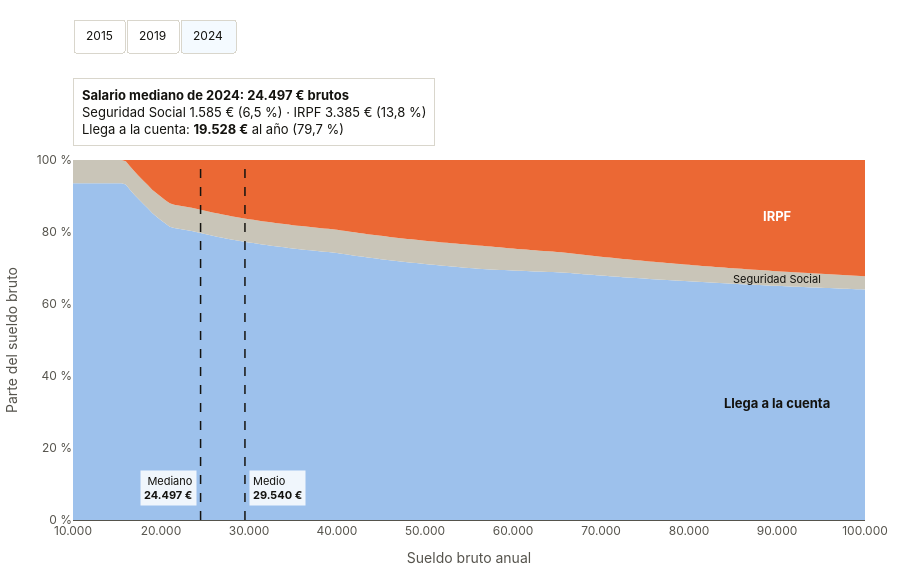

Here is the notebook cell this chart was saved with:
### Markdown cell above
## 3. Gráfico interactivo

- **Áreas apiladas al 100 %:** de abajo arriba, lo que llega a la cuenta (azul), la Seguridad Social (gris) y el IRPF (naranja). La altura de cada franja es el porcentaje del sueldo bruto que se lleva.
- **Líneas discontinuas:** el salario mediano y el medio del año elegido.
- **Recuadro de arriba:** el reparto de la nómina del salario mediano de ese año.
- **Botones:** cambian de año.

### Code cell
fig = go.Figure()
capas, notas, lineas = {}, {}, {}

for y in AÑOS:
    d = curva[curva.anio == y]
    ids = []
    for c in ("neto", "ss", "irpf"):
        texto = [f"{NOMBRE[c]}: <b>{euros(v)}</b> ({pct(p)})" + (f" · tramo más alto: {t}" if c == "irpf" else "")
                 for v, p, t in zip(d[c], d[c + "_pct"], d.tramo)]
        fig.add_trace(go.Scatter(x=d.bruto, y=d[c], stackgroup="uno", groupnorm="percent", name=NOMBRE[c],
                                 mode="none", fillcolor=COLOR[c], text=texto, hovertemplate="%{text}<extra></extra>",
                                 visible=(y == AÑOS[-1]), showlegend=False))
        ids.append(len(fig.data) - 1)
    capas[y] = ids

    # Rótulos de cada franja, a la derecha
    fila = d[d.bruto == 90000].iloc[0]
    n, ss_ = fila.neto_pct, fila.ss_pct
    rotulos = [dict(x=90000, y=n / 2, text="<b>Llega a la cuenta</b>", font=dict(color=TINTA, size=13)),
               dict(x=90000, y=n + ss_ / 2, text="Seguridad Social", font=dict(color=TINTA, size=11)),
               dict(x=90000, y=n + ss_ + fila.irpf_pct / 2, text="<b>IRPF</b>", font=dict(color="white", size=13))]

    # Salario mediano y medio de ese año
    marcas, formas = [], []
    for col, etiqueta, ancla in (("mediana", "Mediano", "right"), ("media", "Medio", "left")):
        v = nac.loc[y, col]
        formas.append(dict(type="line", x0=v, x1=v, y0=0, y1=100, line=dict(color=TINTA, width=1.5, dash="dash")))
        marcas.append(dict(x=v, y=4, yanchor="bottom", xanchor=ancla, xshift=-4 if ancla == "right" else 4,
                           text=f"{etiqueta}<br><b>{euros(v)}</b>", align=ancla, showarrow=False,
                           font=dict(size=11, color=TINTA), bgcolor="rgba(255,255,255,0.85)", borderpad=3))

    # Recuadro con la nómina del salario mediano
    b = nac.loc[y, "mediana"]
    irpf, ss = mf.irpf_individual(b, y)
    neto = b - ss - irpf
    caja = dict(x=0, y=1.0, xref="paper", yref="paper", xanchor="left", yanchor="bottom", yshift=14, align="left",
                showarrow=False, bgcolor="white", bordercolor=GRIS, borderwidth=1, borderpad=8,
                font=dict(size=13, color=TINTA),
                text=(f"<b>Salario mediano de {y}: {euros(b)} brutos</b><br>"
                      f"Seguridad Social {euros(ss)} ({pct(100 * ss / b)}) · IRPF {euros(irpf)} ({pct(100 * irpf / b)})<br>"
                      f"Llega a la cuenta: <b>{euros(neto)}</b> al año ({pct(100 * neto / b)})"))
    for r in rotulos:
        r.update(showarrow=False, xanchor="center")
    notas[y] = [caja] + rotulos + marcas
    lineas[y] = formas

botones = []
for y in AÑOS:
    vis = [False] * len(fig.data)
    for i in capas[y]:
        vis[i] = True
    botones.append(dict(label=str(y), method="update",
                        args=[{"visible": vis}, {"annotations": notas[y], "shapes": lineas[y]}]))

INICIAL = AÑOS[-1]
fig.update_layout(
    annotations=notas[INICIAL], shapes=lineas[INICIAL],
    updatemenus=[dict(type="buttons", direction="right", buttons=botones, active=AÑOS.index(INICIAL),
                      x=0, y=1.30, xanchor="left", yanchor="bottom", pad=dict(r=6, t=0),
                      bgcolor="white", bordercolor=GRIS, font=dict(size=12, color=TINTA))],
    xaxis=dict(title="Sueldo bruto anual", range=[10000, 100000], tickvals=list(range(10000, 100001, 10000)),
               ticktext=[f"{v:,.0f}".replace(",", ".") for v in range(10000, 100001, 10000)], hoverformat=",.0f", ticksuffix=" €",
               showgrid=False, zeroline=False, linecolor=TINTA2, fixedrange=True),
    yaxis=dict(title="Parte del sueldo bruto", range=[0, 100], ticksuffix=" %", gridcolor="rgba(255,255,255,0.5)",
               zeroline=False, fixedrange=True),
    hovermode="x unified", hoverlabel=dict(font_size=13, bgcolor="white"),
    font=dict(family="Inter, system-ui, -apple-system, Segoe UI, sans-serif", color=TINTA2, size=12),
    paper_bgcolor="white", plot_bgcolor="white", height=580, separators=",.",
    margin=dict(l=60, r=20, t=160, b=60),
)
fig.show(config={"displaylogo": False})

### Figure 1 — Plotly figure (JSON) as saved in the notebook; plotly's stock layout.template omitted (floating-point values rounded to 4 significant figures; data arrays with more than 128 entries replaced by an {"elided": "..."} marker saying what was removed)
{"data": [{"fillcolor": "#9DC1EC", "groupnorm": "percent", "hovertemplate": "%{text}<extra></extra>", "mode": "none", "name": "Llega a la cuenta", "showlegend": false, "stackgroup": "uno", "text": {"elided": "181 str values"}, "type": "scatter", "visible": false, "x": {"elided": "181 int values"}, "y": {"elided": "181 float values"}}, {"fillcolor": "#C9C5B8", "groupnorm": "percent", "hovertemplate": "%{text}<extra></extra>", "mode": "none", "name": "Seguridad Social", "showlegend": false, "stackgroup": "uno", "text": {"elided": "181 str values"}, "type": "scatter", "visible": false, "x": {"elided": "181 int values"}, "y": {"elided": "181 float values"}}, {"fillcolor": "#EB6834", "groupnorm": "percent", "hovertemplate": "%{text}<extra></extra>", "mode": "none", "name": "IRPF", "showlegend": false, "stackgroup": "uno", "text": {"elided": "181 str values"}, "type": "scatter", "visible": false, "x": {"elided": "181 int values"}, "y": {"elided": "181 float values"}}, {"fillcolor": "#9DC1EC", "groupnorm": "percent", "hovertemplate": "%{text}<extra></extra>", "mode": "none", "name": "Llega a la cuenta", "showlegend": false, "stackgroup": "uno", "text": {"elided": "181 str values"}, "type": "scatter", "visible": false, "x": {"elided": "181 int values"}, "y": {"elided": "181 float values"}}, {"fillcolor": "#C9C5B8", "groupnorm": "percent", "hovertemplate": "%{text}<extra></extra>", "mode": "none", "name": "Seguridad Social", "showlegend": false, "stackgroup": "uno", "text": {"elided": "181 str values"}, "type": "scatter", "visible": false, "x": {"elided": "181 int values"}, "y": {"elided": "181 float values"}}, {"fillcolor": "#EB6834", "groupnorm": "percent", "hovertemplate": "%{text}<extra></extra>", "mode": "none", "name": "IRPF", "showlegend": false, "stackgroup": "uno", "text": {"elided": "181 str values"}, "type": "scatter", "visible": false, "x": {"elided": "181 int values"}, "y": {"elided": "181 float values"}}, {"fillcolor": "#9DC1EC", "groupnorm": "percent", "hovertemplate": "%{text}<extra></extra>", "mode": "none", "name": "Llega a la cuenta", "showlegend": false, "stackgroup": "uno", "text": {"elided": "181 str values"}, "type": "scatter", "visible": true, "x": {"elided": "181 int values"}, "y": {"elided": "181 float values"}}, {"fillcolor": "#C9C5B8", "groupnorm": "percent", "hovertemplate": "%{text}<extra></extra>", "mode": "none", "name": "Seguridad Social", "showlegend": false, "stackgroup": "uno", "text": {"elided": "181 str values"}, "type": "scatter", "visible": true, "x": {"elided": "181 int values"}, "y": {"elided": "181 float values"}}, {"fillcolor": "#EB6834", "groupnorm": "percent", "hovertemplate": "%{text}<extra></extra>", "mode": "none", "name": "IRPF", "showlegend": false, "stackgroup": "uno", "text": {"elided": "181 str values"}, "type": "scatter", "visible": true, "x": {"elided": "181 int values"}, "y": {"elided": "181 float values"}}], "layout": {"annotations": [{"align": "left", "bgcolor": "white", "bordercolor": "#D9D6CC", "borderpad": 8, "borderwidth": 1, "font": {"color": "#14130F", "size": 13}, "showarrow": false, "text": "<b>Salario mediano de 2024: 24.497 € brutos</b><br>Seguridad Social 1.585 € (6,5 %) · IRPF 3.385 € (13,8 %)<br>Llega a la cuenta: <b>19.528 €</b> al año (79,7 %)", "x": 0, "xanchor": "left", "xref": "paper", "y": 1.0, "yanchor": "bottom", "yref": "paper", "yshift": 14}, {"font": {"color": "#14130F", "size": 13}, "showarrow": false, "text": "<b>Llega a la cuenta</b>", "x": 90000, "xanchor": "center", "y": 32.52}, {"font": {"color": "#14130F", "size": 11}, "showarrow": false, "text": "Seguridad Social", "x": 90000, "xanchor": "center", "y": 67.08}, {"font": {"color": "white", "size": 13}, "showarrow": false, "text": "<b>IRPF</b>", "x": 90000, "xanchor": "center", "y": 84.56}, {"align": "right", "bgcolor": "rgba(255,255,255,0.85)", "borderpad": 3, "font": {"color": "#14130F", "size": 11}, "showarrow": false, "text": "Mediano<br><b>24.497 €</b>", "x": 24500.0, "xanchor": "right", "xshift": -4, "y": 4, "yanchor": "bottom"}, {"align": "left", "bgcolor": "rgba(255,255,255,0.85)", "borderpad": 3, "font": {"color": "#14130F", "size": 11}, "showarrow": false, "text": "Medio<br><b>29.540 €</b>", "x": 29540.0, "xanchor": "left", "xshift": 4, "y": 4, "yanchor": "bottom"}], "font": {"color": "#55534C", "family": "Inter, system-ui, -apple-system, Segoe UI, sans-serif", "size": 12}, "height": 580, "hoverlabel": {"bgcolor": "white", "font": {"size": 13}}, "hovermode": "x unified", "margin": {"b": 60, "l": 60, "r": 20, "t": 160}, "paper_bgcolor": "white", "plot_bgcolor": "white", "separators": ",.", "shapes": [{"line": {"color": "#14130F", "dash": "dash", "width": 1.5}, "type": "line", "x0": 24500.0, "x1": 24500.0, "y0": 0, "y1": 100}, {"line": {"color": "#14130F", "dash": "dash", "width": 1.5}, "type": "line", "x0": 29540.0, "x1": 29540.0, "y0": 0, "y1": 100}], "updatemenus": [{"active": 2, "bgcolor": "white", "bordercolor": "#D9D6CC", "buttons": [{"args": [{"visible": [true, true, true, false, false, false, false, false, false]}, {"annotations": [{"align": "left", "bgcolor": "white", "bordercolor": "#D9D6CC", "borderpad": 8, "borderwidth": 1, "font": {"color": "#14130F", "size": 13}, "showarrow": false, "text": "<b>Salario mediano de 2015: 19.466 € brutos</b><br>Seguridad Social 1.236 € (6,3 %) · IRPF 2.218 € (11,4 %)<br>Llega a la cuenta: <b>16.012 €</b> al año (82,3 %)", "x": 0, "xanchor": "left", "xref": "paper", "y": 1.0, "yanchor": "bottom", "yref": "paper", "yshift": 14}, {"font": {"color": "#14130F", "size": 13}, "showarrow": false, "text": "<b>Llega a la cuenta</b>", "x": 90000, "xanchor": "center", "y": 32.75}, {"font": {"color": "#14130F", "size": 11}, "showarrow": false, "text": "Seguridad Social", "x": 90000, "xanchor": "center", "y": 67.04}, {"font": {"color": "white", "size": 13}, "showarrow": false, "text": "<b>IRPF</b>", "x": 90000, "xanchor": "center", "y": 84.28}, {"align": "right", "bgcolor": "rgba(255,255,255,0.85)", "borderpad": 3, "font": {"color": "#14130F", "size": 11}, "showarrow": false, "text": "Mediano<br><b>19.466 €</b>", "x": 19470.0, "xanchor": "right", "xshift": -4, "y": 4, "yanchor": "bottom"}, {"align": "left", "bgcolor": "rgba(255,255,255,0.85)", "borderpad": 3, "font": {"color": "#14130F", "size": 11}, "showarrow": false, "text": "Medio<br><b>23.106 €</b>", "x": 23110.0, "xanchor": "left", "xshift": 4, "y": 4, "yanchor": "bottom"}], "shapes": [{"line": {"color": "#14130F", "dash": "dash", "width": 1.5}, "type": "line", "x0": 19470.0, "x1": 19470.0, "y0": 0, "y1": 100}, {"line": {"color": "#14130F", "dash": "dash", "width": 1.5}, "type": "line", "x0": 23110.0, "x1": 23110.0, "y0": 0, "y1": 100}]}], "label": "2015", "method": "update"}, {"args": [{"visible": [false, false, false, true, true, true, false, false, false]}, {"annotations": [{"align": "left", "bgcolor": "white", "bordercolor": "#D9D6CC", "borderpad": 8, "borderwidth": 1, "font": {"color": "#14130F", "size": 13}, "showarrow": false, "text": "<b>Salario mediano de 2019: 20.351 € brutos</b><br>Seguridad Social 1.292 € (6,4 %) · IRPF 2.417 € (11,9 %)<br>Llega a la cuenta: <b>16.642 €</b> al año (81,8 %)", "x": 0, "xanchor": "left", "xref": "paper", "y": 1.0, "yanchor": "bottom", "yref": "paper", "yshift": 14}, {"font": {"color": "#14130F", "size": 13}, "showarrow": false, "text": "<b>Llega a la cuenta</b>", "x": 90000, "xanchor": "center", "y": 32.69}, {"font": {"color": "#14130F", "size": 11}, "showarrow": false, "text": "Seguridad Social", "x": 90000, "xanchor": "center", "y": 67.11}, {"font": {"color": "white", "size": 13}, "showarrow": false, "text": "<b>IRPF</b>", "x": 90000, "xanchor": "center", "y": 84.42}, {"align": "right", "bgcolor": "rgba(255,255,255,0.85)", "borderpad": 3, "font": {"color": "#14130F", "size": 11}, "showarrow": false, "text": "Mediano<br><b>20.351 €</b>", "x": 20350.0, "xanchor": "right", "xshift": -4, "y": 4, "yanchor": "bottom"}, {"align": "left", "bgcolor": "rgba(255,255,255,0.85)", "borderpad": 3, "font": {"color": "#14130F", "size": 11}, "showarrow": false, "text": "Medio<br><b>24.396 €</b>", "x": 24400.0, "xanchor": "left", "xshift": 4, "y": 4, "yanchor": "bottom"}], "shapes": [{"line": {"color": "#14130F", "dash": "dash", "width": 1.5}, "type": "line", "x0": 20350.0, "x1": 20350.0, "y0": 0, "y1": 100}, {"line": {"color": "#14130F", "dash": "dash", "width": 1.5}, "type": "line", "x0": 24400.0, "x1": 24400.0, "y0": 0, "y1": 100}]}], "label": "2019", "method": "update"}, {"args": [{"visible": [false, false, false, false, false, false, true, true, true]}, {"annotations": [{"align": "left", "bgcolor": "white", "bordercolor": "#D9D6CC", "borderpad": 8, "borderwidth": 1, "font": {"color": "#14130F", "size": 13}, "showarrow": false, "text": "<b>Salario mediano de 2024: 24.497 € brutos</b><br>Seguridad Social 1.585 € (6,5 %) · IRPF 3.385 € (13,8 %)<br>Llega a la cuenta: <b>19.528 €</b> al año (79,7 %)", "x": 0, "xanchor": "left", "xref": "paper", "y": 1.0, "yanchor": "bottom", "yref": "paper", "yshift": 14}, {"font": {"color": "#14130F", "size": 13}, "showarrow": false, "text": "<b>Llega a la cuenta</b>", "x": 90000, "xanchor": "center", "y": 32.52}, {"font": {"color": "#14130F", "size": 11}, "showarrow": false, "text": "Seguridad Social", "x": 90000, "xanchor": "center", "y": 67.08}, {"font": {"color": "white", "size": 13}, "showarrow": false, "text": "<b>IRPF</b>", "x": 90000, "xanchor": "center", "y": 84.56}, {"align": "right", "bgcolor": "rgba(255,255,255,0.85)", "borderpad": 3, "font": {"color": "#14130F", "size": 11}, "showarrow": false, "text": "Mediano<br><b>24.497 €</b>", "x": 24500.0, "xanchor": "right", "xshift": -4, "y": 4, "yanchor": "bottom"}, {"align": "left", "bgcolor": "rgba(255,255,255,0.85)", "borderpad": 3, "font": {"color": "#14130F", "size": 11}, "showarrow": false, "text": "Medio<br><b>29.540 €</b>", "x": 29540.0, "xanchor": "left", "xshift": 4, "y": 4, "yanchor": "bottom"}], "shapes": [{"line": {"color": "#14130F", "dash": "dash", "width": 1.5}, "type": "line", "x0": 24500.0, "x1": 24500.0, "y0": 0, "y1": 100}, {"line": {"color": "#14130F", "dash": "dash", "width": 1.5}, "type": "line", "x0": 29540.0, "x1": 29540.0, "y0": 0, "y1": 100}]}], "label": "2024", "method": "update"}], "direction": "right", "font": {"color": "#14130F", "size": 12}, "pad": {"r": 6, "t": 0}, "type": "buttons", "x": 0, "xanchor": "left", "y": 1.3, "yanchor": "bottom"}], "xaxis": {"fixedrange": true, "hoverformat": ",.0f", "linecolor": "#55534C", "range": [10000, 100000], "showgrid": false, "ticksuffix": " €", "ticktext": ["10.000", "20.000", "30.000", "40.000", "50.000", "60.000", "70.000", "80.000", "90.000", "100.000"], "tickvals": [10000, 20000, 30000, 40000, 50000, 60000, 70000, 80000, 90000, 100000], "title": {"text": "Sueldo bruto anual"}, "zeroline": false}, "yaxis": {"fixedrange": true, "gridcolor": "rgba(255,255,255,0.5)", "range": [0, 100], "ticksuffix": " %", "title": {"text": "Parte del sueldo bruto"}, "zeroline": false}}}
